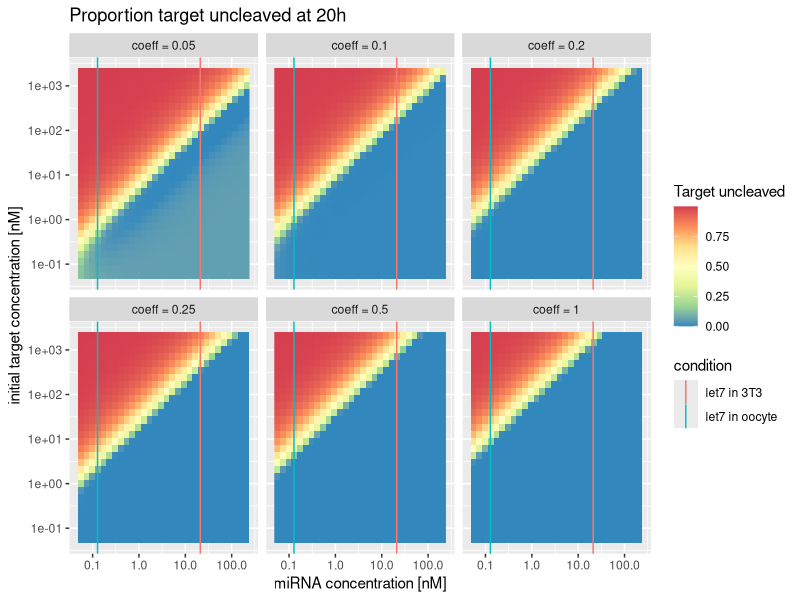
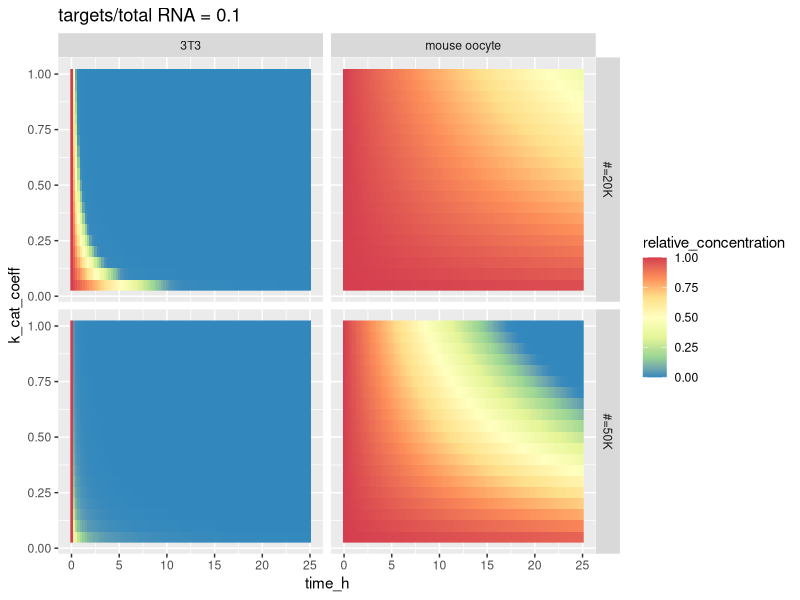
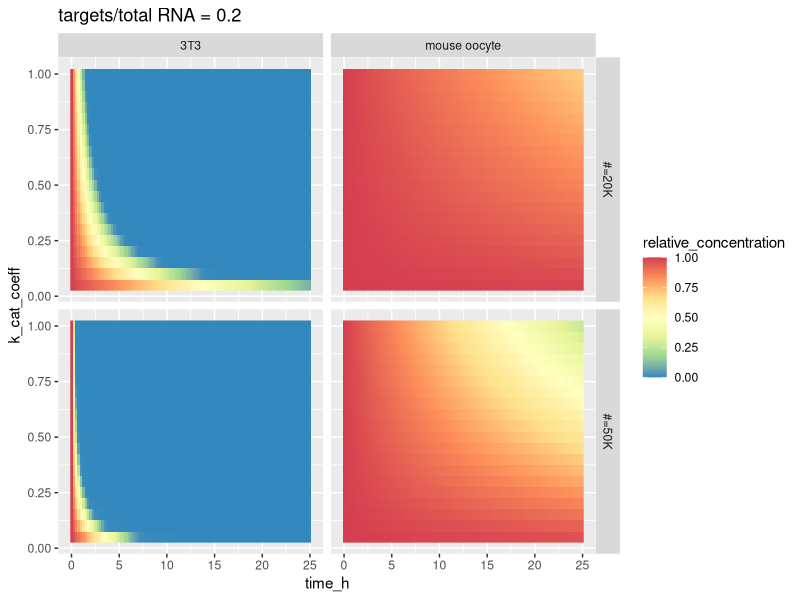

Generate these figures, in order, with R:
## ---- chunk 1
#Next line is useful for Word output
knitr::opts_chunk$set(echo = FALSE)
knitr::opts_chunk$set(fig.width = 9)
library(deSolve)
library(tidyverse)
library(ggridges)
library(cowplot)
library(knitr)
options(dplyr.show_progress = FALSE)
## ---- chunk 2
### Define units and conversions
#Using litre as volume unit! (since constants are in moles per litre)
mole_unit <- 6.022e14 #nano mole
mole_unit_from_nano_mole <- 1
mole_unit_from_mole <- 1e9
#Using second as time unit
time_unit_from_sec <- 1

K_M_siRNA <- 0.1 * mole_unit_from_nano_mole
k_on_siRNA <- 3.6e7 / (mole_unit_from_mole * time_unit_from_sec)

k_off_siRNA <- 7.7e-4 / time_unit_from_sec
k_cat_siRNA <- 8.1e-4 / time_unit_from_sec
k_cat_siRNA_computed <- K_M_siRNA * k_on_siRNA - k_off_siRNA

k_on_miRNA <- 0.2e8 / (mole_unit_from_mole * time_unit_from_sec)
k_off_miRNA <- 0.051e-2 / time_unit_from_sec

### Combinations of data we use
volume_3T3 <- 3e-12 #4.4e-12 
total_RNA_3T3 <- 5e5

volume_mouse_oocyte <- 260e-12


k_cat_coeff_step = 0.05
k_cat_coeffs <- tibble(k_cat_coeff = seq(0.05,1, by = k_cat_coeff_step))


one_step_degradation <- function(t, state, parameters) {
  with(as.list(c(state, parameters)), {
    d_target <- synthesis -k_on * enzyme * target + k_off * complex 
    d_enzyme <- -k_on * enzyme * target + k_off * complex + k_cat * complex
    d_complex <- k_on * enzyme * target - k_off * complex - k_cat * complex
    list(c(d_target, d_enzyme, d_complex))
  })
}

plot_ode_result <- function(out, title) {
  out_tidy <- out %>% as.data.frame() %>% 
    gather(type, concentration, -time) %>%
    mutate(time_h = time / (3600 * time_unit_from_sec)) 
  
  
  uncleaved_plot <- out_tidy %>% 
    filter(type != "enzyme") %>%
    group_by(time_h) %>%
    summarise(all_uncleaved = sum(concentration)) %>%
    (function(data) { 
      ggplot(data,aes(x = time_h, y = all_uncleaved)) + geom_line() +
        ggtitle(paste0(title," uncleaved RNAs"))  +
        ylim(-1e-5, max(data$all_uncleaved)) 
    })

  print(uncleaved_plot)
  
  auxiliary_plot <- 
    ggplot(out_tidy, aes(x = time_h, y = concentration, color = type, linetype = type)) + geom_line() +
    ggtitle(paste0(title," all reactants") ) + 
    ylim(-1e-5, max(out_tidy$concentration))


  print(auxiliary_plot)
}

## ---- chunk 3
tibble(k_cat_reported = k_cat_siRNA * time_unit_from_sec, k_cat_computed =  k_cat_siRNA_computed * time_unit_from_sec) %>% mutate(computed_to_reported_ratio = k_cat_computed / k_cat_reported) %>% kable()
## ---- chunk 4
tibble(k_coeff_min = min(k_cat_coeffs$k_cat_coeff), k_coeff_max = max(k_cat_coeffs$k_cat_coeff), num_intermediate_values = nrow(k_cat_coeffs)) %>% kable()
## ---- chunk 5
miRNA_sim_single <- function(condition, times, init_complex_equilibrium = TRUE) {
  params <- c(k_cat = k_cat_siRNA * condition$k_cat_coeff, 
              k_on = k_on_miRNA, 
              k_off = k_off_miRNA,
              synthesis = condition$synthesis
              )
  
  #Init the enzyme and complex at equilibrium
  total_target <- condition$total_target
  total_enzyme <- condition$total_enzyme
  
  
  if(init_complex_equilibrium) {
    K_D <-  params["k_on"] / params["k_off"]
    names(K_D) <- NULL #For some reason, this has name and it messes up later computations
    complex_D <- (((total_target + total_enzyme) * K_D + 1) ^ 2) - 4 * total_target * total_enzyme * (K_D^2)
    initial_complex <- ((total_target + total_enzyme) * K_D + 1 - sqrt(complex_D)) / (2 * K_D)
    
    free_target <- total_target - initial_complex
    free_enzyme <- total_enzyme - initial_complex
    
    #Check that the equilibirum calculation is OK
    if(free_enzyme < 0 || free_target < 0 || initial_complex < 0) {
      stop("Concentrations below zero")
    }
    check <- initial_complex / (free_target * free_enzyme)
    rel_diff <- abs(check - K_D) / K_D
    if(rel_diff > 1e-4) {
      stop(paste("Not equilibrium, K_D =  ",K_D, "check = ", check, "  diff = ", rel_diff))
    }
  
    state <- c(target = free_target, enzyme = free_enzyme, complex = initial_complex)
  } else {
    initial_complex = 0
    state <- c(target = total_target, enzyme = total_enzyme, complex = 0)
  }
  
  out <- ode(y = state, times = times, func = one_step_degradation, parms = params)

  tidy_out <- out %>% as.data.frame() %>%
    gather(type, concentration, -time) %>%
    mutate(time_h = time / (3600 * time_unit_from_sec), initial_target = state["target"]) 

  crossing(as.tibble(condition), tidy_out)
}
## ---- chunk 6
log_scale = TRUE
N_steps = 30

normal_miRNA_cpc_3T3 = 38000
normal_miRNA_cpc_oocyte = 20000

min_miRNA_cpc_3T3 =  100


if(log_scale) {
  max_miRNA_cpc_3T3 = normal_miRNA_cpc_3T3 * 10
} else {
  max_miRNA_cpc_3T3 = normal_miRNA_cpc_3T3 * 2
}

min_miRNA_concentration = (min_miRNA_cpc_3T3 / mole_unit) / volume_3T3
max_miRNA_concentration = (max_miRNA_cpc_3T3 / mole_unit) / volume_3T3


if(log_scale) {
  miRNA_concentrations = seq(log(min_miRNA_concentration), log(max_miRNA_concentration), length.out = N_steps) %>% exp()
  target_concentrations = seq(log(min_miRNA_concentration), log(max_miRNA_concentration * 10), length.out = N_steps) %>% exp()
} else {
  miRNA_concentrations = seq(min_miRNA_concentration, max_miRNA_concentration, length.out = N_steps)
  target_concentrations = seq(min_miRNA_concentration, max_miRNA_concentration * 10, length.out = N_steps)
}

times_concentration_hours = seq(0, 25, length.out = 101)
times_concentration = times_concentration_hours * 60 * 60 * time_unit_from_sec


k_cat_coeffs_concentration <- 1 / c(1, 2, 4, 5, 10, 20)

all_conditions_concentration <- tibble(total_enzyme = miRNA_concentrations) %>%
  crossing(tibble(total_target = target_concentrations)) %>%
  crossing(k_cat_coeff = k_cat_coeffs_concentration) 
  
cell_info = tibble(condition = c("let7 in 3T3", "let7 in oocyte"),
                   miRNA_concentration = c(normal_miRNA_cpc_3T3 / (mole_unit * volume_3T3), normal_miRNA_cpc_oocyte / (mole_unit * volume_mouse_oocyte)))
## ---- chunk 7

sim_results_concentration <- all_conditions_concentration %>%
  mutate(synthesis = 0
         ) %>%
  rowwise() %>% do(miRNA_sim_single(., times_concentration, init_complex_equilibrium = TRUE)) %>% ungroup()
## ---- chunk 8
plot_efficiency_surface <- function(to_show, time_h, fixed_data) {
  if(log_scale) {
    scale_trans = "log10"
  } else {
    scale_trans = "identity"
  }
 p <- to_show %>% filter(type == "target", time_h == !!time_h) %>% 
   mutate(concentration = if_else(concentration < 0, 0, concentration),
          relative_concentration = concentration / initial_target) %>%
  ggplot(aes(x = total_enzyme, y = total_target, fill = relative_concentration, z = relative_concentration)) + 
   geom_raster() + 
   geom_vline(data = fixed_data, mapping = aes(xintercept = miRNA_concentration, color = condition)) +
   scale_fill_distiller("Target uncleaved", palette = "Spectral") +
   facet_wrap(~k_cat_coeff, labeller= labeller(k_cat_coeff = function(x) {paste0("coeff = ",x)})) +
   scale_x_continuous("miRNA concentration [nM]", trans = scale_trans) +
   scale_y_continuous("initial target concentration [nM]", trans = scale_trans) +
   ggtitle(paste0("Proportion target uncleaved at ", time_h,"h"))
  
 print(p)
  
}

plot_efficiency_surface(sim_results_concentration, 20, cell_info)

## ---- chunk 9
# cells <- tibble(
#   name = c("3T3","mouse oocyte", "pig oocyte"),
#   volume = c(volume_3T3,260e-12, 520e-12),
#   total_RNA = c(total_RNA_3T3, 25e6, 50e6),
#   excess_RNA_synthesis = c(0, 0, 0)
# ) %>% mutate(
#   name = factor(name, levels = name)
# )
cells <- tibble(
  name = c("3T3","mouse oocyte"),
  volume = c(volume_3T3, volume_mouse_oocyte),
  total_RNA = c(total_RNA_3T3, 25e6),
  excess_RNA_synthesis = c(0, 0)
) %>% mutate(
  name = factor(name, levels = name)
)


target_pools <- tibble(fraction_of_total_RNA = c(0.1,0.2))
#target_pools <- tibble(fraction_of_total_RNA = c(0.005,0.01,0.02, 0.04, 0.06, 0.1, 0.2))

#miRNA_counts <- tibble(miRNA_count = c(5e3,1e4,5e4, 2e5 ))
#Used with Shubha for experimental guess
#miRNA_counts <- tibble(miRNA_count = c(42000, 1e5, 5e5, 1e6, 5e6))
#miRNA_counts <- tibble(miRNA_count = c(2e4,5e4, 1e5, 1e6, 5e6))
miRNA_counts <- tibble(miRNA_count = c(2e4,5e4))

times_cells <- seq(0, 25 * 60 * 60 * time_unit_from_sec, length.out = 101)
time_step <- diff(times_cells)[1]


all_conditions_cells <- crossing(cells, target_pools, miRNA_counts, k_cat_coeffs)
## ---- chunk 10
cells %>% mutate(volume_pl = volume * 10^12, excess_RNA_synthesis = excess_RNA_synthesis * 3600) %>% select(-volume) %>%  kable()
## ---- chunk 11
miRNA_counts %>% kable()
## ---- chunk 12
target_pools %>% kable()
## ---- chunk 13
# Getting the initial complex concentration at equilibrium

# K_D = k_on / k_off
# c/t*e = K_D
# c = t*e*K_D
# 
# t  = t_i - c
# e  = e_i - c
# 
# c = (t_i - c)*(e_i-c)*K_D
# 
# c = c^2 * K_D + c*(-e_i -t_i)*K_D + e_i * t_i * K_D
# 0 = c^2 * K_D + c*((-e_i -t_i)*K_D - 1) + e_i * t_i * K_D
# 
# D = ((-e_i -t_i)*K_D - 1)^2 - 4*e_i * t_i * K_D^2
# c = ( -((-e_i -t_i)*K_D - 1)  +- sqrt(D) ) / (2 * K_D)
# c = ( (e_i + t_i) * K_D + 1 + sqrt(D) ) / (2 * K_D)

## ---- chunk 14

sim_results_cells <- all_conditions_cells %>%
  mutate(synthesis = (excess_RNA_synthesis / mole_unit) * (fraction_of_total_RNA / volume),
         total_target = (total_RNA / mole_unit) * (fraction_of_total_RNA / volume),
         total_enzyme = miRNA_count / (volume * mole_unit)

         ) %>%
  rowwise() %>% do(miRNA_sim_single(., times_cells, init_complex_equilibrium = TRUE)) %>% ungroup()
## ---- chunk 15
plot_concentration_surface <- function(to_show) {
  if(length(unique(to_show$fraction_of_total_RNA)) != 1) {
    stop("Has to be unique")
  }
  
  label_miRNA_count <- function(value) {
    if_else(as.numeric(value) < 1e6, paste0("#=",round(as.numeric(value)/1000),"K"),
      paste0("#=",round(as.numeric(value)/1e6),"M"))
    
  }
  
 p <- to_show %>% filter(type == "target") %>% group_by(fraction_of_total_RNA, miRNA_count, name) %>% 
   mutate(concentration = if_else(concentration < 0, 0, concentration),
          relative_concentration = concentration / max(concentration)) %>%
  ungroup() %>%
  ggplot(aes(x=time_h, y = k_cat_coeff, fill = relative_concentration, z = relative_concentration)) + 
   geom_raster() + 
   scale_fill_distiller(palette = "Spectral") +
   facet_grid(miRNA_count~name, labeller= labeller(miRNA_count = label_miRNA_count)) +
   ggtitle(paste("targets/total RNA =", to_show$fraction_of_total_RNA[1]))
  print(p)
  data.frame()
}

sim_results_cells %>%group_by(fraction_of_total_RNA) %>% do(plot_concentration_surface(.)) %>% invisible()
